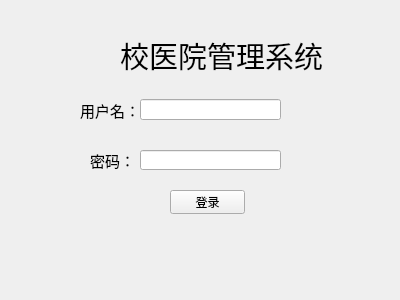
<?xml version="1.0" encoding="UTF-8"?>
<ui version="4.0">
 <class>Form</class>
 <widget class="QWidget" name="Form">
  <property name="geometry">
   <rect>
    <x>0</x>
    <y>0</y>
    <width>400</width>
    <height>300</height>
   </rect>
  </property>
  <property name="windowTitle">
   <string>登录界面</string>
  </property>
  <widget class="QLineEdit" name="lineEdit">
   <property name="geometry">
    <rect>
     <x>140</x>
     <y>99</y>
     <width>141</width>
     <height>21</height>
    </rect>
   </property>
  </widget>
  <widget class="QLineEdit" name="lineEdit_2">
   <property name="geometry">
    <rect>
     <x>140</x>
     <y>150</y>
     <width>141</width>
     <height>20</height>
    </rect>
   </property>
   <property name="echoMode">
    <enum>QLineEdit::Password</enum>
   </property>
  </widget>
  <widget class="QPushButton" name="pushButton">
   <property name="geometry">
    <rect>
     <x>170</x>
     <y>190</y>
     <width>75</width>
     <height>24</height>
    </rect>
   </property>
   <property name="text">
    <string>登录</string>
   </property>
  </widget>
  <widget class="QLabel" name="label">
   <property name="geometry">
    <rect>
     <x>80</x>
     <y>90</y>
     <width>61</width>
     <height>41</height>
    </rect>
   </property>
   <property name="font">
    <font>
     <family>宋体</family>
     <pointsize>11</pointsize>
    </font>
   </property>
   <property name="text">
    <string>用户名：</string>
   </property>
  </widget>
  <widget class="QLabel" name="label_2">
   <property name="geometry">
    <rect>
     <x>90</x>
     <y>150</y>
     <width>41</width>
     <height>20</height>
    </rect>
   </property>
   <property name="font">
    <font>
     <family>宋体</family>
     <pointsize>11</pointsize>
    </font>
   </property>
   <property name="text">
    <string>密码：</string>
   </property>
  </widget>
  <widget class="QLabel" name="label_3">
   <property name="geometry">
    <rect>
     <x>60</x>
     <y>30</y>
     <width>54</width>
     <height>51</height>
    </rect>
   </property>
   <property name="text">
    <string/>
   </property>
   <property name="pixmap">
    <pixmap>C:/Users/Tysfan/Desktop/小图.png</pixmap>
   </property>
  </widget>
  <widget class="QLabel" name="label_4">
   <property name="geometry">
    <rect>
     <x>120</x>
     <y>30</y>
     <width>211</width>
     <height>51</height>
    </rect>
   </property>
   <property name="font">
    <font>
     <family>楷体</family>
     <pointsize>22</pointsize>
    </font>
   </property>
   <property name="text">
    <string>校医院管理系统</string>
   </property>
  </widget>
  <widget class="QLabel" name="label_5">
   <property name="geometry">
    <rect>
     <x>-260</x>
     <y>-10</y>
     <width>741</width>
     <height>331</height>
    </rect>
   </property>
   <property name="text">
    <string/>
   </property>
   <property name="pixmap">
    <pixmap>C:/Users/Tysfan/Desktop/背景小.jpg</pixmap>
   </property>
  </widget>
  <zorder>label_5</zorder>
  <zorder>lineEdit</zorder>
  <zorder>lineEdit_2</zorder>
  <zorder>pushButton</zorder>
  <zorder>label</zorder>
  <zorder>label_2</zorder>
  <zorder>label_3</zorder>
  <zorder>label_4</zorder>
 </widget>
 <resources/>
 <connections/>
</ui>
